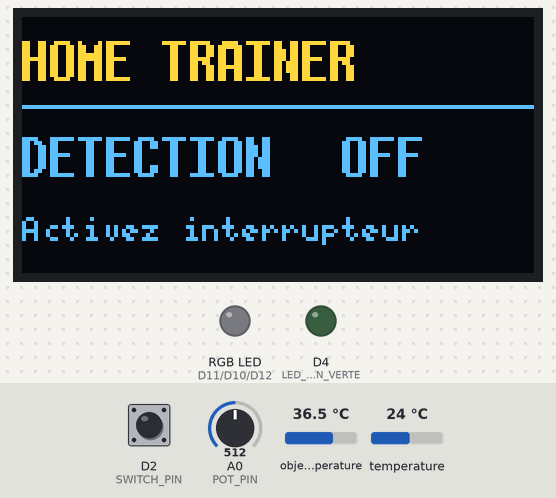
This sketch was run on a simulated Arduino Uno R4 WiFi. Shown: 128×64 one-colour display, an RGB LED mixed from three pins (HIGH = lit), output pins drawn as LEDs (lit = HIGH). Dashed ring = blinking. The test bench sets the inputs (shaded band); at power-on: D2 (SWITCH_PIN) HIGH, A0 (POT_PIN) = 512, object temperature 36.5 °C, temperature 24 °C. The OLED is the two-colour kind (top 16 rows yellow); WiFi joins after 1.5 s; servers stay silent unless stated; no MQTT or app messages arrive unless stated; what the sketch prints to the serial monitor is not drawn.

Above: at 2.7 s.
2.8 s: D2 (SWITCH_PIN) pulled LOW for 1 s
At 3.3 s:
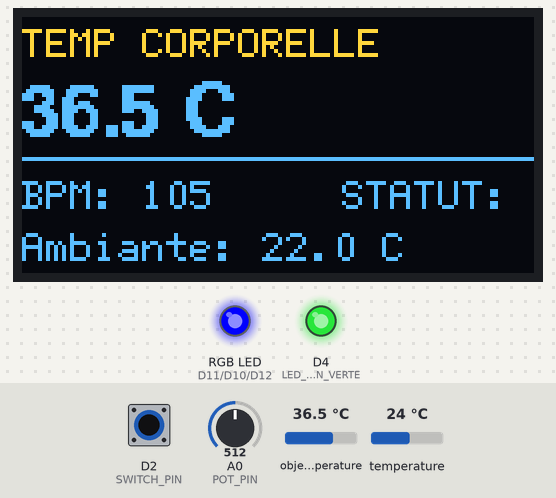
5.3 s: D2 (SWITCH_PIN) pulled LOW for 3.2 s
At 6.2 s:
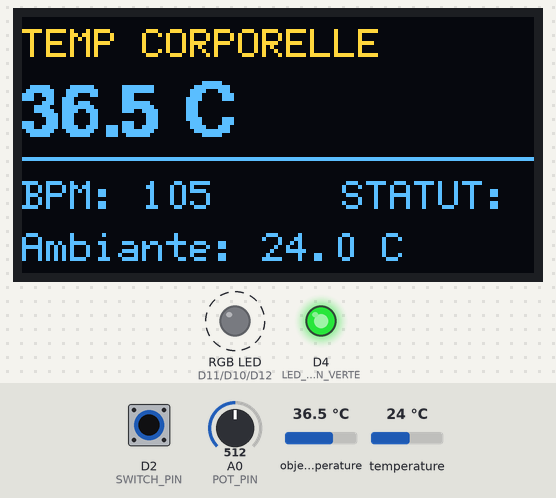
Timing chart, 0 to 10.0 s (numbered marks = the images above; inputs shaded):
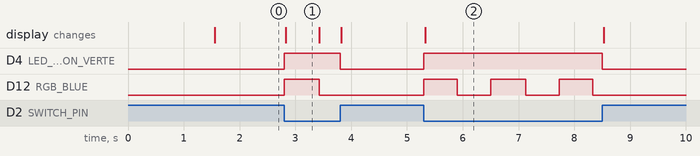

The sketch:

sketch_sep29a.ino
```cpp
#include <Arduino.h>
#include <WiFiS3.h>
#include <PubSubClient.h>
#include <Wire.h>
#include <U8g2lib.h>
#include <Adafruit_MLX90614.h>

// Constructeur OLED U8g2 (I2C matériel)
U8G2_SSD1306_128X64_NONAME_F_HW_I2C u8g2(U8G2_R0, U8X8_PIN_NONE);

// Capteur IR MLX90614
Adafruit_MLX90614 mlx = Adafruit_MLX90614();
bool mlxDetecte = false;

// --- Configuration Wi-Fi ---
const char *ssid = "HotspotCleo";
const char *password = "cleo2004";

// --- Configuration MQTT Broker ---
const char *mqtt_broker = "broker.emqx.io";
const int mqtt_port = 1883;

const char *topic_pot      = "hometrainer/sante/bpm";
const char *topic_alerte   = "hometrainer/sante/alerte";
const char *topic_systeme  = "hometrainer/systeme/etat";
const char *topic_led_cmd  = "hometrainer/led/cmd";

// --- Broches matérielles ---
const int POT_PIN             = A0;
const int SWITCH_PIN          = 2;  // Interrupteur (D2 vers GND)
const int BUZZER_PIN          = 3;  // Buzzer
const int LED_DETECTION_VERTE = 4;  // Témoin vert fixe détection

// Broches LED RGB
const int RGB_RED             = 11; // Rouge
const int RGB_GREEN           = 10; // Vert
const int RGB_BLUE            = 12; // Bleu

const int BPM_MAX        = 210; // Valeur maximale BPM pour le potentiomètre
const int SEUIL_CRITIQUE = 160; // Seuil d'alerte BPM cardiaque critique

// États système
bool systemeActif = false;
bool alerteEnCours = false;

// Clignotement Bleu (LED RGB)
unsigned long dernierBlinkBleu = 0;
const unsigned long PERIODE_BLINK_BLEU = 600;
bool etatBleu = false;

// --- Mozart : Une petite musique de nuit ---
#define NOTE_D4  294
#define NOTE_FS4 370
#define NOTE_G4  392
#define NOTE_A4  440
#define NOTE_B4  494
#define NOTE_C5  523
#define NOTE_D5  587

const int melodieMozart[] = {
  NOTE_G4, 0, NOTE_D4, 0, NOTE_G4, NOTE_D4, NOTE_G4, NOTE_B4, NOTE_D5, 0,
  NOTE_C5, 0, NOTE_A4, 0, NOTE_C5, NOTE_A4, NOTE_FS4, NOTE_A4, NOTE_D4, 0
};

const int dureeNotes[] = {
  180, 50, 180, 50, 110, 110, 110, 110, 360, 150,
  180, 50, 180, 50, 110, 110, 110, 110, 350, 200
};
const int nbNotes = sizeof(melodieMozart) / sizeof(melodieMozart[0]);

int noteCourante = 0;
unsigned long tempsNotePrecedente = 0;
bool musiqueEnLecture = false;

// Dernières températures valides mémorisées
float derniereTempCorps = 36.5;
float derniereTempAmb   = 22.0;

char client_id[40] = "ArduinoR4-";
WiFiClient espClient;
PubSubClient mqtt_client(espClient);

// Intervalles de temps
unsigned long lastPublishTime = 0;
const unsigned long PUBLISH_INTERVAL = 300;

unsigned long lastMlxReadTime = 0;
const unsigned long MLX_READ_INTERVAL = 500;

unsigned long lastMqttReconnectAttempt = 0;
const unsigned long MQTT_RECONNECT_INTERVAL = 5000;

// Anti-rebond interrupteur
unsigned long dernierChangementSwitch = 0;
const unsigned long DEBOUNCE_DELAY = 50;

void setRgbColor(bool r, bool g, bool b);
void actualiserMusiqueNonBloquante();
void actualiserEcran(float tempCorps, float tempAmb, int bpm, bool alerte);
void afficherEcranEteint();
void gererReconnexionMQTT();
int lireBPM();

int lireBPM() {
  int rawValue = analogRead(POT_PIN);
  int bpm = map(rawValue, 0, 1023, 0, BPM_MAX);
  return constrain(bpm, 0, BPM_MAX);
}

void setup() {
  Serial.begin(9600);

  pinMode(SWITCH_PIN, INPUT_PULLUP);
  pinMode(LED_DETECTION_VERTE, OUTPUT);
  pinMode(RGB_RED, OUTPUT);
  pinMode(RGB_GREEN, OUTPUT);
  pinMode(RGB_BLUE, OUTPUT);
  pinMode(BUZZER_PIN, OUTPUT);

  digitalWrite(LED_DETECTION_VERTE, LOW);
  setRgbColor(false, false, false);

  // Initialisation I2C standard à 100 kHz (MLX90614 + SSD1306)
  Wire.begin();
  Wire.setClock(100000);

  u8g2.setBusClock(100000);
  u8g2.begin();
  u8g2.setPowerSave(0); // Allume l'écran OLED

  // Détection matérielle réelle du capteur IR sur l'adresse 0x5A
  Wire.beginTransmission(0x5A);
  if (Wire.endTransmission() == 0) {
    if (mlx.begin()) {
      Serial.println("-> Capteur IR MLX90614 détecté avec succès à l'adresse 0x5A !");
      mlxDetecte = true;
    }
  } else {
    Serial.println("⚠️ MLX90614 non détecté sur le bus I2C (adresse 0x5A)");
    mlxDetecte = false;
  }

  // Connexion Wi-Fi
  Serial.print("Connexion Wi-Fi ");
  WiFi.begin(ssid, password);
  unsigned long debutWifi = millis();
  while (WiFi.status() != WL_CONNECTED && (millis() - debutWifi < 10000)) {
    delay(500);
    Serial.print(".");
  }

  if (WiFi.status() == WL_CONNECTED) {
    while (WiFi.localIP() == IPAddress(0, 0, 0, 0)) {
      delay(200);
      Serial.print("+");
    }
    Serial.println("\nWi-Fi connecté !");
    snprintf(client_id, sizeof(client_id), "ArduinoR4-%u-%lu", WiFi.localIP()[3], (unsigned long)millis());
  } else {
    Serial.println("\n⚠️ Wi-Fi non connecté (délai dépassé) - mode hors-ligne");
    snprintf(client_id, sizeof(client_id), "ArduinoR4-offline-%lu", (unsigned long)millis());
  }

  // Configuration MQTT avec socket timeout court (1s) pour ne jamais geler l'Arduino
  mqtt_client.setServer(mqtt_broker, mqtt_port);
  mqtt_client.setSocketTimeout(1);

  // Premier affichage selon l'état réel de l'interrupteur
  systemeActif = (digitalRead(SWITCH_PIN) == LOW);
  Serial.print("État initial interrupteur : ");
  Serial.println(systemeActif ? "ON (Détection active)" : "OFF (Détection éteinte)");

  if (systemeActif) {
    digitalWrite(LED_DETECTION_VERTE, HIGH);
    int initBpm = lireBPM();
    actualiserEcran(derniereTempCorps, derniereTempAmb, initBpm, (initBpm > SEUIL_CRITIQUE));
  } else {
    afficherEcranEteint();
  }
}

void setRgbColor(bool r, bool g, bool b) {
  digitalWrite(RGB_RED, r ? HIGH : LOW);
  digitalWrite(RGB_GREEN, g ? HIGH : LOW);
  digitalWrite(RGB_BLUE, b ? HIGH : LOW);
}

void actualiserMusiqueNonBloquante() {
  if (!musiqueEnLecture) {
    noTone(BUZZER_PIN);
    return;
  }

  unsigned long maintenant = millis();
  unsigned long dureeTotaleNote = (unsigned long)(dureeNotes[noteCourante] * 1.25);

  if (maintenant - tempsNotePrecedente >= dureeTotaleNote) {
    tempsNotePrecedente = maintenant;
    noteCourante++;

    if (noteCourante >= nbNotes) {
      noteCourante = 0;
    }

    if (melodieMozart[noteCourante] == 0) {
      noTone(BUZZER_PIN);
    } else {
      tone(BUZZER_PIN, melodieMozart[noteCourante], dureeNotes[noteCourante]);
    }
  }
}

void afficherEcranEteint() {
  u8g2.setPowerSave(0);
  u8g2.clearBuffer();

  // Titre aligné à gauche
  u8g2.setFont(u8g2_font_7x14B_tr);
  u8g2.drawStr(0, 16, "HOME TRAINER");
  u8g2.drawHLine(0, 22, 128);

  // État aligné à gauche
  u8g2.setFont(u8g2_font_7x14B_tr);
  u8g2.drawStr(0, 40, "DETECTION");
  u8g2.drawStr(80, 40, "OFF");

  // Consigne alignée à gauche
  u8g2.setFont(u8g2_font_5x8_tr);
  u8g2.drawStr(0, 56, "Activez interrupteur");

  u8g2.sendBuffer();
}

// Écran pendant la détection (utilisation de buffers statiques pour 0 allocation dynamique)
void actualiserEcran(float tempCorps, float tempAmb, int bpm, bool alerte) {
  char buffer[32];

  u8g2.setPowerSave(0);
  u8g2.clearBuffer();

  u8g2.setFont(u8g2_font_6x12_tf);
  u8g2.drawStr(0, 10, "TEMP CORPORELLE");

  // Température en grand
  u8g2.setFont(u8g2_font_helvB14_tf);
  snprintf(buffer, sizeof(buffer), "%.1f C", tempCorps);
  u8g2.drawStr(0, 30, buffer);

  // Ligne de séparation
  u8g2.drawHLine(0, 35, 128);

  // BPM & Statut
  u8g2.setFont(u8g2_font_6x12_tf);
  snprintf(buffer, sizeof(buffer), "BPM: %d", bpm);
  u8g2.drawStr(0, 48, buffer);

  if (alerte) {
    u8g2.drawStr(68, 48, "! ALERTE !");
  } else {
    u8g2.drawStr(80, 48, "STATUT: OK");
  }

  // Température Ambiante
  snprintf(buffer, sizeof(buffer), "Ambiante: %.1f C", tempAmb);
  u8g2.drawStr(0, 61, buffer);

  u8g2.sendBuffer();
}

void gererReconnexionMQTT() {
  if (WiFi.status() != WL_CONNECTED) {
    return; // Évite tout blocage si le Wi-Fi est déconnecté
  }

  if (!mqtt_client.connected()) {
    unsigned long maintenant = millis();
    if (maintenant - lastMqttReconnectAttempt >= MQTT_RECONNECT_INTERVAL) {
      lastMqttReconnectAttempt = maintenant;
      Serial.println("[MQTT] Tentative de connexion non-bloquante...");
      if (mqtt_client.connect(client_id)) {
        Serial.println("[MQTT] Connecté !");
        mqtt_client.subscribe(topic_led_cmd);
      }
    }
  } else {
    mqtt_client.loop();
  }
}

void loop() {
  unsigned long maintenant = millis();

  // Reconnexion non-bloquante et traitement MQTT
  gererReconnexionMQTT();

  // Gestion du buzzer non-bloquant
  actualiserMusiqueNonBloquante();

  // --- 1. Gestion de l'interrupteur avec anti-rebond ---
  bool interrupteurON = (digitalRead(SWITCH_PIN) == LOW);

  if ((interrupteurON != systemeActif) && (maintenant - dernierChangementSwitch >= DEBOUNCE_DELAY)) {
    dernierChangementSwitch = maintenant;
    systemeActif = interrupteurON;

    Serial.print(">> [INTERRUPTEUR] Basculement vers -> ");
    Serial.println(systemeActif ? "ON (Détection active)" : "OFF (Détection éteinte)");

    if (mqtt_client.connected()) {
      mqtt_client.publish(topic_systeme, systemeActif ? "1" : "0");
    }

    if (!systemeActif) {
      // Extinction des témoins et musique
      digitalWrite(LED_DETECTION_VERTE, LOW);
      setRgbColor(false, false, false);
      musiqueEnLecture = false;
      noteCourante = 0;
      noTone(BUZZER_PIN);
      alerteEnCours = false;
      if (mqtt_client.connected()) {
        mqtt_client.publish(topic_pot, "0");
      }

      // Affichage immédiat du message d'extinction
      Serial.println("[OLED] Affichage écran veille (OFF)...");
      afficherEcranEteint();
    } else {
      // Remise en marche immédiate de la LED verte D4 et actualisation écran
      digitalWrite(LED_DETECTION_VERTE, HIGH);
      lastPublishTime = maintenant;
      lastMlxReadTime = maintenant;
      dernierBlinkBleu = maintenant;
      etatBleu = true;
      setRgbColor(false, false, true);

      int bpm = lireBPM();
      Serial.println("[OLED] Affichage écran détection (ON)...");
      actualiserEcran(derniereTempCorps, derniereTempAmb, bpm, (bpm > SEUIL_CRITIQUE));
    }
  }

  // --- 2. Détection Active ---
  if (systemeActif) {
    int bpm = lireBPM();

    // Lecture cadencée du MLX90614 (toutes les 500ms max pour ne pas saturer le bus I2C)
    if (mlxDetecte && (maintenant - lastMlxReadTime >= MLX_READ_INTERVAL)) {
      lastMlxReadTime = maintenant;

      float tObj = mlx.readObjectTempC();
      float tAmb = mlx.readAmbientTempC();

      // Si la lecture est valide, on actualise la mémoire
      if (!isnan(tObj) && tObj > -40.0 && tObj < 120.0) {
        derniereTempCorps = tObj;
      }
      if (!isnan(tAmb) && tAmb > -40.0 && tAmb < 120.0) {
        derniereTempAmb = tAmb;
      }
    }

    // Publication cadencée & Rafraîchissement écran
    if (maintenant - lastPublishTime >= PUBLISH_INTERVAL) {
      lastPublishTime = maintenant;

      char payload[16];
      snprintf(payload, sizeof(payload), "%d", bpm);
      if (mqtt_client.connected()) {
        mqtt_client.publish(topic_pot, payload);
      }

      Serial.print("BPM: ");
      Serial.print(bpm);
      Serial.print(" | Corps: ");
      Serial.print(derniereTempCorps, 1);
      Serial.print(" C | Amb: ");
      Serial.print(derniereTempAmb, 1);
      Serial.println(" C");

      actualiserEcran(derniereTempCorps, derniereTempAmb, bpm, (bpm > SEUIL_CRITIQUE));
    }

    // Gestion de l'alerte
    if (bpm > SEUIL_CRITIQUE) {
      setRgbColor(true, false, false); // Rouge continu

      if (!alerteEnCours) {
        if (mqtt_client.connected()) {
          mqtt_client.publish(topic_alerte, "🚨 ALERTE CRITIQUE : Seuil dépassé !");
        }
        alerteEnCours = true;

        noteCourante = 0;
        tempsNotePrecedente = maintenant;
        musiqueEnLecture = true;
        if (melodieMozart[0] != 0) {
          tone(BUZZER_PIN, melodieMozart[0], dureeNotes[0]);
        }
      }
    } else {
      if (alerteEnCours) {
        alerteEnCours = false;
        musiqueEnLecture = false;
        noteCourante = 0;
        noTone(BUZZER_PIN);
      }

      if (maintenant - dernierBlinkBleu >= PERIODE_BLINK_BLEU) {
        dernierBlinkBleu = maintenant;
        etatBleu = !etatBleu;
        setRgbColor(false, false, etatBleu); // Clignotement Bleu (Pin 12)
      }
    }
  }
}
```

Measured:
- after the input at 2.8 s, D4 (LED_DETECTION_VERTE): LOW → HIGH at once, → LOW 1.0 s later; D12 (RGB_BLUE): LOW → HIGH at once, → LOW 0.63 s later; the display: changes at once (image 1)
- after the input at 5.3 s, D4 (LED_DETECTION_VERTE): LOW → HIGH at once, → LOW 3.2 s later; D12 (RGB_BLUE): alternates HIGH for 0.60 s and LOW for 0.60 s, 6 changes in all, then stays LOW, starting at once; the display: changes at once (image 2)
- what the display in image 1 shows lasts 0.6 s, from 2.8 s to 3.4 s
